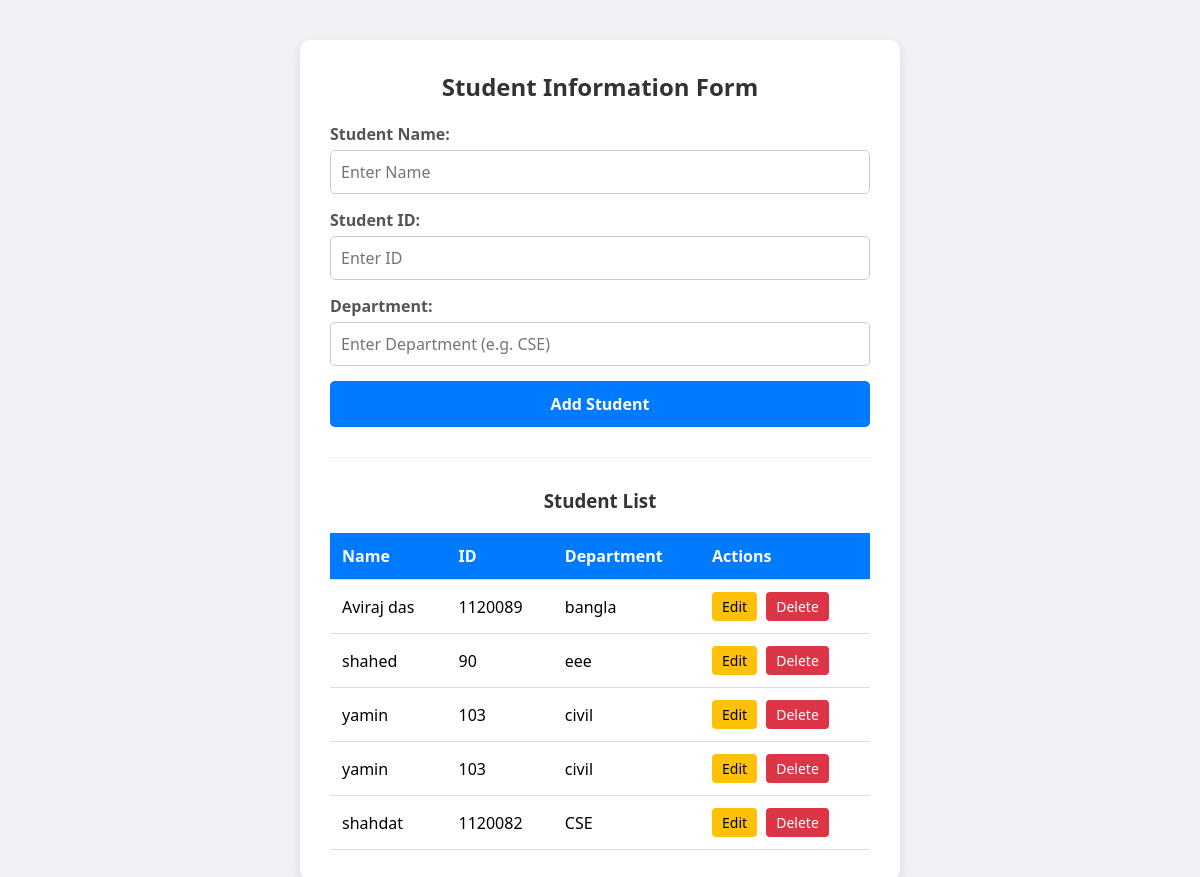
The page / on the database its author committed.
### student/models.py (models this page shows, shortened)
class Student(models.Model):
    name = models.CharField(max_length=100)
    student_id = models.CharField(max_length=50)
    dept = models.CharField(max_length=100)

### student/views.py (the view, shortened to what this page needs)
# urls.py: 2. Add a URL to urlpatterns:  path('', views.home, name='home')
def home(request):
    students = Student.objects.all()
    return render(request, 'index.html', {'students': students})

### templates/index.html (shortened to what this page needs)
{% load static %}
<!DOCTYPE html>
<html lang="en">
<head>
    <link rel="stylesheet" href="{% static 'style.css' %}">
</head>
<body>
    <div class="container">
        <h2>Student Information Form</h2>
        <form method="POST">
            <div class="input-group">
                <label>Student Name:</label>
                <input type="text" name="name" placeholder="Enter Name" required>
            </div>
            <div class="input-group">
                <label>Student ID:</label>
                <input type="text" name="student_id" placeholder="Enter ID" required>
            </div>
            <div class="input-group">
                <label>Department:</label>
                <input type="text" name="dept" placeholder="Enter Department (e.g. CSE)" required>
            </div>
            <button type="submit">Add Student</button>
        </form>
        <hr>
        <h3>Student List</h3>
        <table>
            <thead>
                <tr>
                    <th>Name</th>
                    <th>ID</th>
                    <th>Department</th>
                    <th>Actions</th>
                </tr>
            </thead>
            <tbody>
                {% for student in students %}
                <tr>
                    <td>{{ student.name }}</td>
                    <td>{{ student.student_id }}</td>
                    <td>{{ student.dept }}</td>
                    <td>
                        <a href="{% url 'edit_student' student.id %}" style="padding: 5px 10px; background-color: #ffc107; color: black; text-decoration: none; border-radius: 4px; font-size: 14px; margin-right: 5px; display: inline-block;">Edit</a>
                        <a href="{% url 'delete_student' student.id %}" style="padding: 5px 10px; background-color: #dc3545; color: white; text-decoration: none; border-radius: 4px; font-size: 14px; display: inline-block;" onclick="return confirm('Are you sure you want to delete this student?');">Delete</a>
                    </td>
                </tr>
                {% empty %}
                <tr>
                    <td colspan="4" style="text-align:center;">No student data found!</td>
                </tr>
                {% endfor %}
            </tbody>
        </table>
    </div>
</body>
</html>

### static/style.css (style rules this page uses)
* { box-sizing: border-box; margin: 0; padding: 0; font-family: 'Segoe UI', Tahoma, Geneva, Verdana, sans-serif; }
body { background-color: #f0f2f5; display: flex; justify-content: center; padding: 40px 20px; }
.container { background: #ffffff; padding: 30px; border-radius: 10px; box-shadow: 0 4px 12px rgba(0, 0, 0, 0.1); width: 100%; max-width: 600px; }
h2, h3 { color: #333; margin-bottom: 20px; text-align: center; }
.input-group { margin-bottom: 15px; }
label { display: block; margin-bottom: 5px; font-weight: 600; color: #555; }
input { width: 100%; padding: 10px; border: 1px solid #ccc; border-radius: 5px; font-size: 16px; }
button { width: 100%; padding: 12px; background-color: #007bff; color: white; border: none; border-radius: 5px; font-size: 16px; font-weight: bold; cursor: pointer; transition: background 0.3s; }
hr { margin: 30px 0; border: 0; border-top: 1px solid #eee; }
table { width: 100%; border-collapse: collapse; margin-top: 10px; }
th, td { padding: 12px; text-align: left; border-bottom: 1px solid #ddd; }
th { background-color: #007bff; color: white; }

### rows shown on the page
Student: name "Aviraj das", student_id "1120089", dept "bangla"
Student: name "shahed", student_id "90", dept "eee"
Student: name "yamin", student_id "103", dept "civil"
Student: name "yamin", student_id "103", dept "civil"
Student: name "shahdat", student_id "1120082", dept "CSE"
